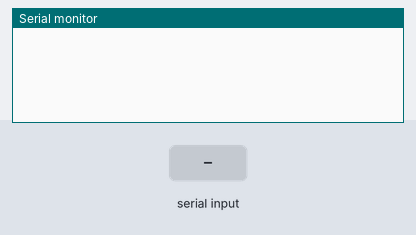
Bench run of a sketch on a simulated ESP8266 (NodeMCU). Shown: the last lines printed to the serial monitor. Inputs (shaded band) come from the test bench. WiFi joins after 1.5 s; servers stay silent unless stated.

Above: at 3.0 s.
3.1 s: "90,45,200\n" received over Serial
At 3.9 s:
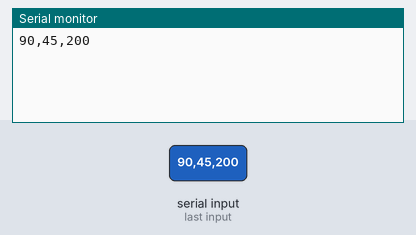
4.6 s: "90,45\n" received over Serial
At 5.8 s:
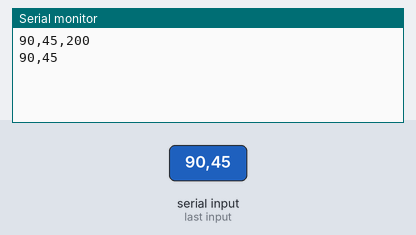
6.1 s: "90,45,200,10\n" received over Serial
At 7.3 s:
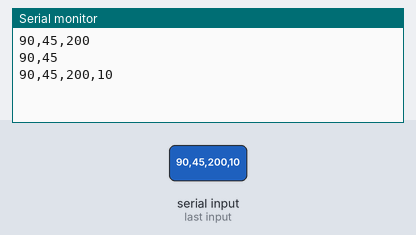
7.6 s: "90,45,200,10,150,30\n" received over Serial
At 8.8 s:
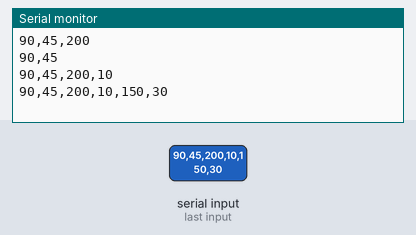
9.1 s: "0\n" received over Serial
At 10.5 s:
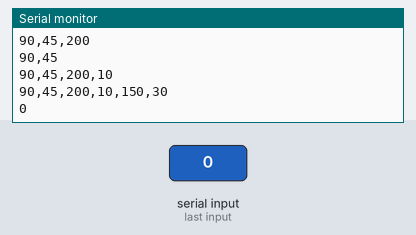

The sketch:

ESnodemcu.ino
```cpp
#define BLYNK_PRINT Serial


#include <ESP8266WiFi.h>
#include <BlynkSimpleEsp8266.h>
#include <SoftwareSerial.h>


char auth[] = "Iwfli05dFoxJKWZhkoJYsSka4ld2entU";

// Your WiFi credentials.
// Set password to "" for open networks.
char ssid[] = "NOTE10";
char pass[] = "12345678";

BlynkTimer timer;

String myString; // complete message from arduino, which consistors of snesors data
char rdata; // received charactors

int firstVal, secondVal,thirdVal; // sensors
int led1,led2,led3,led4,led5,led6;
// This function sends Arduino's up time every second to Virtual Pin (1).
// In the app, Widget's reading frequency should be set to PUSH. This means
// that you define how often to send data to Blynk App.
void myTimerEvent()
{
  // You can send any value at any time.
  // Please don't send more that 10 values per second.
  Blynk.virtualWrite(V1, millis() / 1000);

}


void setup()
{
  // Debug console
  Serial.begin(9600);

  Blynk.begin(auth, ssid, pass);

    timer.setInterval(1000L,sensorvalue1);
    timer.setInterval(1000L,sensorvalue2);
    timer.setInterval(1000L,sensorvalue3);
    timer.setInterval(1000L,sensorvalue4);
    timer.setInterval(1000L,sensorvalue5);
    timer.setInterval(1000L,sensorvalue6);


}

void loop()
{
   if (Serial.available() == 0 )
   {
  Blynk.run();
  timer.run(); // Initiates BlynkTimer
   }

  if (Serial.available() > 0 )
  {
    rdata = Serial.read();
    myString = myString+ rdata;
   // Serial.print(rdata);
    if( rdata == '\n')
    {
     Serial.println(myString);
  // Serial.println("fahad");
// new code
String l = getValue(myString, ',', 0);
String m = getValue(myString, ',', 1);
String n = getValue(myString, ',', 2);
String o = getValue(myString, ',', 3);
String p = getValue(myString, ',', 4);
String q = getValue(myString, ',', 5);


// these leds represents the leds used in Blynk application
led1 = l.toInt();
led2 = m.toInt();
led3 = n.toInt();
led4 = o.toInt();
led5 = p.toInt();
led6 = q.toInt();

  myString = "";
// end new code
    }
  }

}

void sensorvalue1()
{
int sdata = led1;
  // You can send any value at any time.
  // Please don't send more that 10 values per second.
  Blynk.virtualWrite(V10, sdata);

}
void sensorvalue2()
{
int sdata = led2;
  // You can send any value at any time.
  // Please don't send more that 10 values per second.
  Blynk.virtualWrite(V11, sdata);

}

void sensorvalue3()
{
int sdata = led3;
  // You can send any value at any time.
  // Please don't send more that 10 values per second.
  Blynk.virtualWrite(V12, sdata);

}

void sensorvalue4()
{
int sdata = led4;
  // You can send any value at any time.
  // Please don't send more that 10 values per second.
  Blynk.virtualWrite(V13, sdata);

}

void sensorvalue5()
{
int sdata = led5;
  // You can send any value at any time.
  // Please don't send more that 10 values per second.
  Blynk.virtualWrite(V14, sdata);

}

void sensorvalue6()
{
int sdata = led6;
  // You can send any value at any time.
  // Please don't send more that 10 values per second.
  Blynk.virtualWrite(V15, sdata);

}


String getValue(String data, char separator, int index)
{
    int found = 0;
    int strIndex[] = { 0, -1 };
    int maxIndex = data.length() - 1;

    for (int i = 0; i <= maxIndex && found <= index; i++) {
        if (data.charAt(i) == separator || i == maxIndex) {
            found++;
            strIndex[0] = strIndex[1] + 1;
            strIndex[1] = (i == maxIndex) ? i+1 : i;
        }
    }
    return found > index ? data.substring(strIndex[0], strIndex[1]) : "";
}
```

Measured:
- after the input at 3.1 s, the serial monitor: prints a new line at once (image 1)
- after the input at 4.6 s, the serial monitor: prints a new line at once (image 2)
- after the input at 6.1 s, the serial monitor: prints a new line at once (image 3)
- after the input at 7.6 s, the serial monitor: prints a new line at once (image 4)
- after the input at 9.1 s, the serial monitor: prints a new line at once (image 5)
